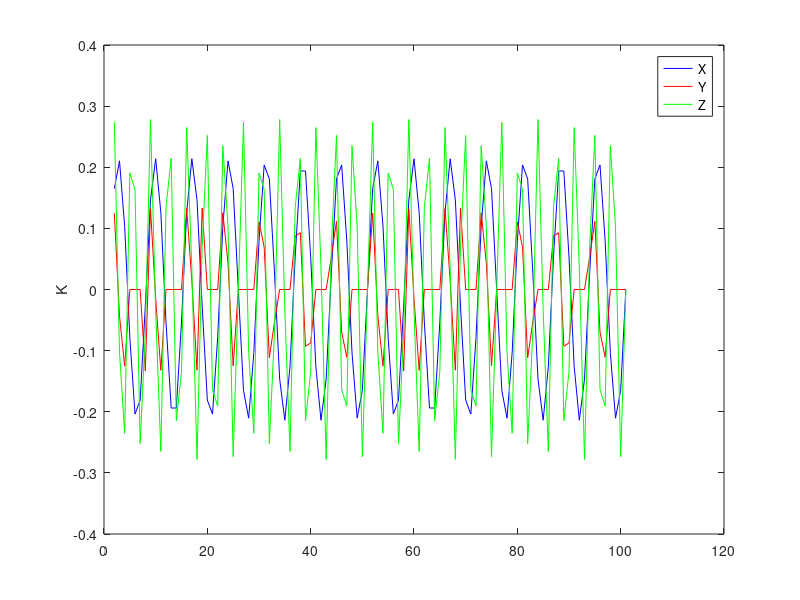

Reproduce this figure in MATLAB.
n = 14;

A = 3/n;

# Hack to ensure we have k-1 and k+1 values
ks = [1:102];
xs = A * sin((2 * pi * n * (ks-1)) / 100);

k = ks(2:end-1);
x = xs(2:end-1);

xt = xs(1+2:end);
xl = xs(1:end-2);

dx = (xt - xl) / 2;
d2x = xt - x * 2 + xl;


y = (x .* dx) ./ sqrt(0.148 * (abs(dx) .^ 2) - 0.148 .* d2x);

z = 1.3 * A * sin((4 * pi * n * (k-1)) / 100);

plot(k, x, '-b', k, y, '-r', k, z, '-g')
ylabel('K')
legend('X', 'Y', 'Z')

err = y-z;
ma_err = mean(abs(err))
rms_err = sqrt(mean(err .^ 2))
